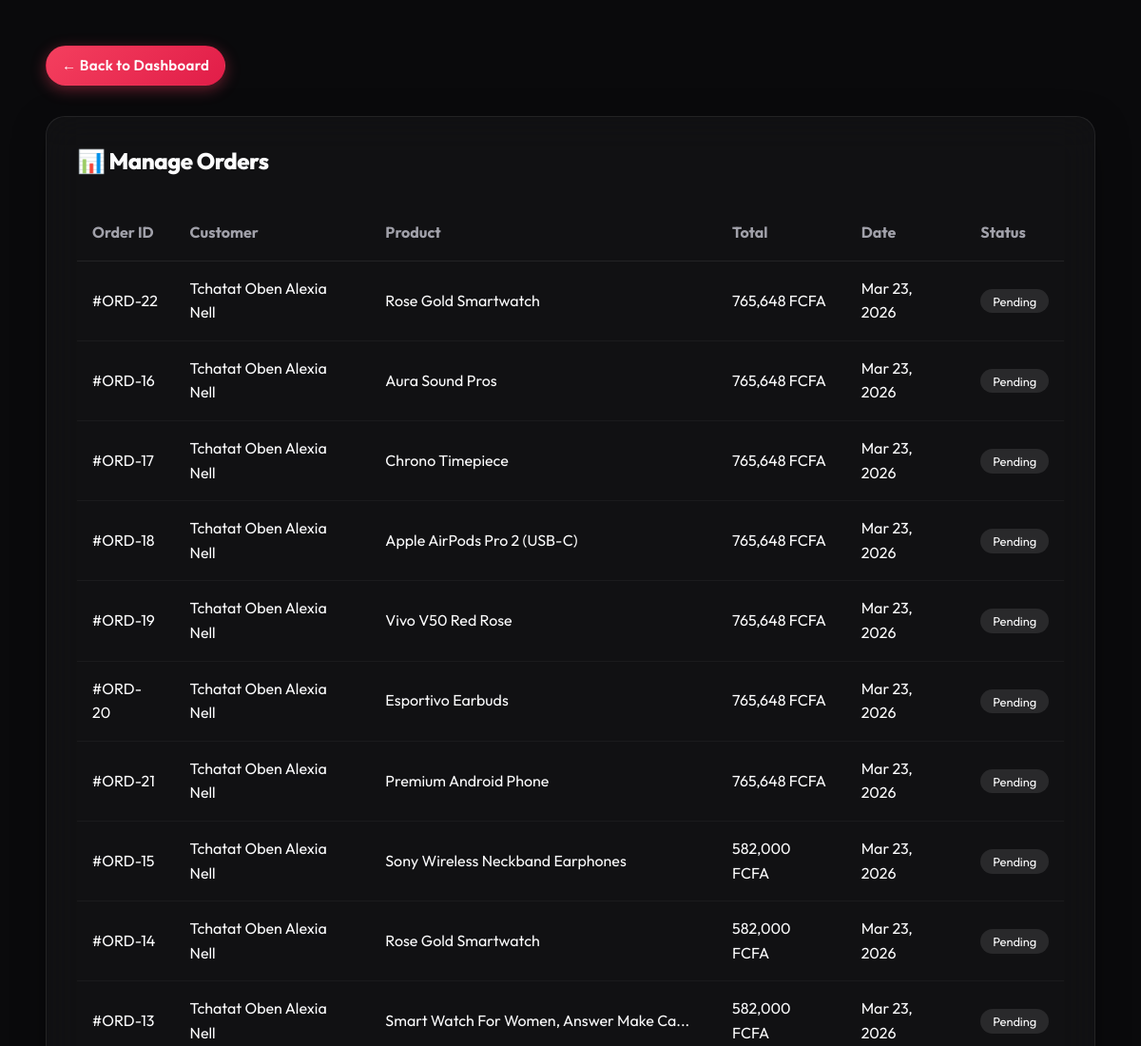
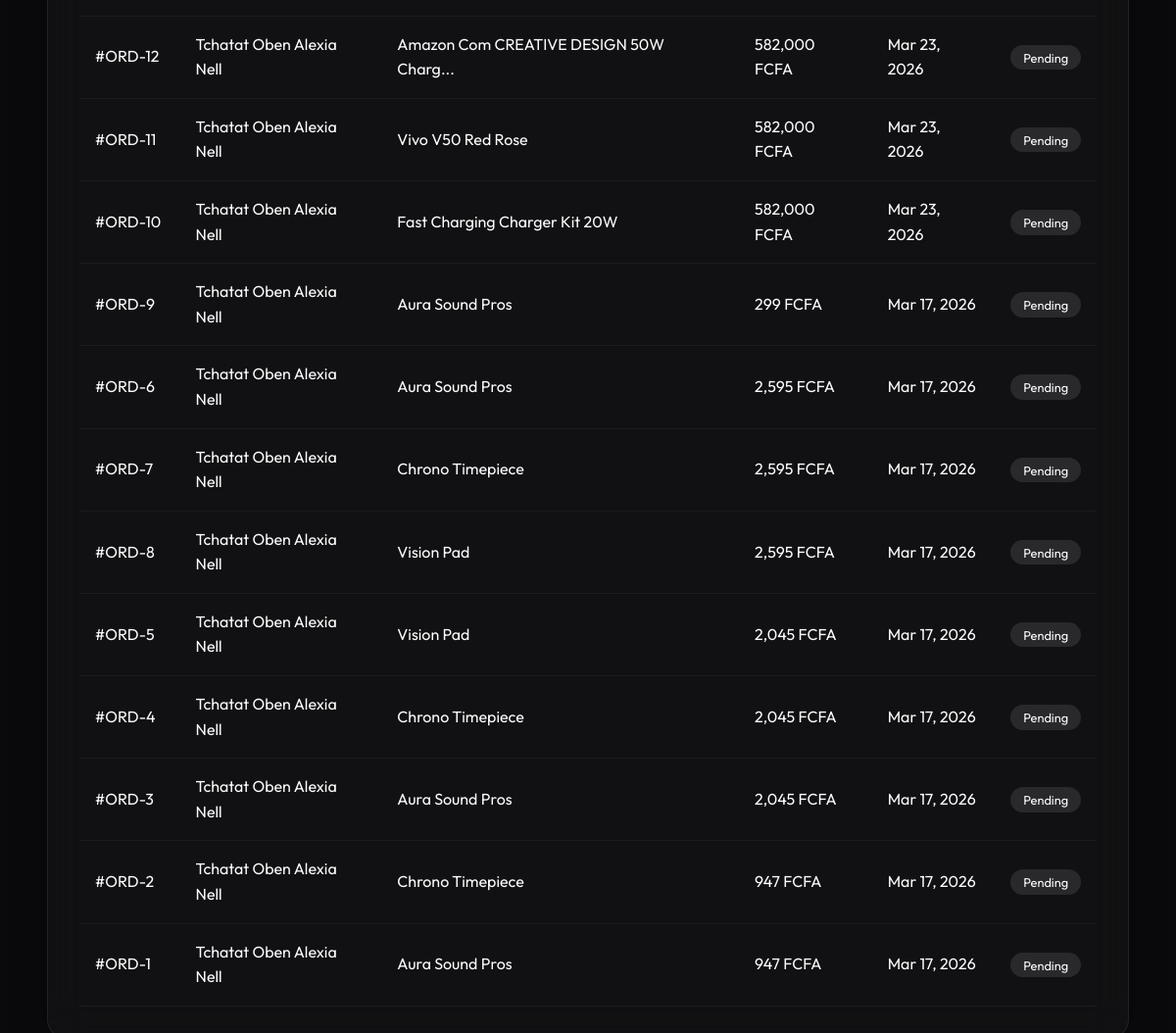
The page /Pages/orders.php (signed in) on the database its author committed (2 pictures, top to bottom).
### tables this page shows
CREATE TABLE `payment` (
  `id` int NOT NULL AUTO_INCREMENT,
  `user_id` int NOT NULL,
  `product_id` int NOT NULL,
  `quantity` int NOT NULL,
  `product_total` decimal(10,2) NOT NULL,
  `total_price` decimal(10,2) NOT NULL,
  `payment_method` enum('Mobile Money','Orange Money','Bank Account') NOT NULL,
  `payment_date` timestamp NULL DEFAULT CURRENT_TIMESTAMP,
  `status` enum('Pending','Processing','Shipped','Delivered','Cancelled') NOT NULL DEFAULT 'Pending',
  PRIMARY KEY (`id`),
  KEY `user_id` (`user_id`),
  KEY `product_id` (`product_id`),
  CONSTRAINT `payment_ibfk_1` FOREIGN KEY (`user_id`) REFERENCES `users` (`id`) ON DELETE CASCADE,
  CONSTRAINT `payment_ibfk_2` FOREIGN KEY (`product_id`) REFERENCES `products` (`id`) ON DELETE CASCADE
);

CREATE TABLE `users` (
  `id` int NOT NULL AUTO_INCREMENT,
  `name` varchar(255) NOT NULL,
  `email` varchar(255) NOT NULL,
  `password` varchar(255) NOT NULL,
  `role` varchar(255) NOT NULL DEFAULT 'client',
  `profile_color` varchar(255) DEFAULT 'linear-gradient(135deg, #f43f5e, #fb7185)',
  PRIMARY KEY (`id`),
  UNIQUE KEY `email` (`email`)
);

CREATE TABLE `products` (
  `id` int NOT NULL AUTO_INCREMENT,
  `name` varchar(255) NOT NULL,
  `description` text NOT NULL,
  `price` decimal(10,2) NOT NULL,
  `quantity` int NOT NULL DEFAULT '0',
  `image_path` varchar(500) DEFAULT NULL,
  `category_id` int DEFAULT '1',
  PRIMARY KEY (`id`),
  KEY `fk_prod_cat` (`category_id`),
  CONSTRAINT `fk_prod_cat` FOREIGN KEY (`category_id`) REFERENCES `categories` (`id`) ON DELETE SET NULL
);

### Pages/orders.php (the view, shortened to what this page needs)
<?php
include '../Database/connection.php';
$orders_query = "SELECT p.id as order_id, u.name as customer, pr.name as product, p.total_price, p.status, p.payment_date
                 FROM PAYMENT p
                 JOIN USERS u ON p.user_id = u.id
                 JOIN PRODUCTS pr ON p.product_id = pr.id
                 ORDER BY p.payment_date DESC";
$orders_res = mysqli_query($conn, $orders_query);
$orders = $orders_res ? mysqli_fetch_all($orders_res, MYSQLI_ASSOC) : [];
?>
<!DOCTYPE html>
<html lang="en">
<head>
    <link rel="stylesheet" href="styles.css">
</head>
<body class="dashboard-body">
    <div style="margin-bottom: 2rem;">
        <a href="dashboard.php" class="btn btn-primary" style="padding: 0.5rem 1rem; text-decoration: none;">← Back to Dashboard</a>
    </div>
    <div class="panel-card glass">
        <h2><span class="icon">📊</span> Manage Orders</h2>
        <table class="data-table">
            <thead>
                <tr>
                    <th>Order ID</th>
                    <th>Customer</th>
                    <th>Product</th>
                    <th>Total</th>
                    <th>Date</th>
                    <th>Status</th>
                </tr>
            </thead>
            <tbody>
                <?php foreach ($orders as $o): ?>
                <tr>
                    <td>#ORD-<?php echo $o['order_id']; ?></td>
                    <td><?php echo htmlspecialchars($o['customer']); ?></td>
                    <td><?php echo htmlspecialchars($o['product']); ?></td>
                    <td><?php echo number_format($o['total_price'], 0, '.', ','); ?> FCFA</td>
                    <td><?php echo date('M d, Y', strtotime($o['payment_date'])); ?></td>
                    <td><span style="padding: 0.3rem 0.8rem; border-radius: 20px; font-size: 0.8rem; background: rgba(255,255,255,0.1);"><?php echo htmlspecialchars($o['status']); ?></span></td>
                </tr>
                <?php endforeach; ?>
            </tbody>
        </table>
    </div>
</body>
</html>

### Pages/styles.css (style rules this page uses)
:root { --bg-main: #0a0a0c; --surface-dark: #121318; --surface-glass: rgba(255, 255, 255, 0.03); --surface-border: rgba(255, 255, 255, 0.08); --primary: #f43f5e; --primary-hover: #e11d48; --accent: #f59e0b; --accent-glow: rgba(244, 63, 94, 0.4); --text-main: #fcfcfd; --text-muted: #a1a1aa; --surface-dark: #09090b; --transition-fast: 0.2s cubic-bezier(0.4, 0, 0.2, 1); --profile-accent: linear-gradient(135deg, #f43f5e, #fb7185); --transition-smooth: 0.5s cubic-bezier(0.16, 1, 0.3, 1); }
* { margin: 0; padding: 0; box-sizing: border-box; }
body { font-family: 'Outfit', sans-serif; background-color: var(--bg-main); color: var(--text-main); min-height: 100vh; overflow-x: hidden; line-height: 1.6; }
h1, h2, h3, h4 { font-weight: 800; line-height: 1.2; letter-spacing: -0.02em; }
a { text-decoration: none; color: inherit; }
.glass { background: var(--surface-glass); backdrop-filter: blur(20px); -webkit-backdrop-filter: blur(20px); border: 1px solid var(--surface-border); box-shadow: 0 10px 40px -10px rgba(0,0,0,0.5); }
.btn { display: inline-flex; align-items: center; justify-content: center; padding: 0.75rem 1.75rem; border-radius: 50px; font-weight: 600; font-size: 0.95rem; cursor: pointer; transition: all var(--transition-fast); border: 1px solid transparent; letter-spacing: 0.02em; }
.btn-primary { background: linear-gradient(135deg, var(--primary), #e11d48); color: #fff; box-shadow: 0 4px 15px var(--accent-glow); }

### rows shown on the page
payment: id "22", user.name "Tchatat Oben Alexia Nell", product.name "Rose Gold Smartwatch", total_price "765,648", payment_date "Mar 23, 2026", status "Pending"
payment: id "16", user.name "Tchatat Oben Alexia Nell", product.name "Aura Sound Pros", total_price "765,648", payment_date "Mar 23, 2026", status "Pending"
payment: id "17", user.name "Tchatat Oben Alexia Nell", product.name "Chrono Timepiece", total_price "765,648", payment_date "Mar 23, 2026", status "Pending"
payment: id "18", user.name "Tchatat Oben Alexia Nell", product.name "Apple AirPods Pro 2 (USB-C)", total_price "765,648", payment_date "Mar 23, 2026", status "Pending"
payment: id "19", user.name "Tchatat Oben Alexia Nell", product.name "Vivo V50 Red Rose", total_price "765,648", payment_date "Mar 23, 2026", status "Pending"
payment: id "20", user.name "Tchatat Oben Alexia Nell", product.name "Esportivo Earbuds", total_price "765,648", payment_date "Mar 23, 2026", status "Pending"
payment: id "21", user.name "Tchatat Oben Alexia Nell", product.name "Premium Android Phone", total_price "765,648", payment_date "Mar 23, 2026", status "Pending"
payment: id "15", user.name "Tchatat Oben Alexia Nell", product.name "Sony Wireless Neckband Earphones", total_price "582,000", payment_date "Mar 23, 2026", status "Pending"
payment: id "14", user.name "Tchatat Oben Alexia Nell", product.name "Rose Gold Smartwatch", total_price "582,000", payment_date "Mar 23, 2026", status "Pending"
payment: id "13", user.name "Tchatat Oben Alexia Nell", product.name "Smart Watch For Women, Answer Make Ca...", total_price "582,000", payment_date "Mar 23, 2026", status "Pending"
payment: id "12", user.name "Tchatat Oben Alexia Nell", product.name "Amazon Com CREATIVE DESIGN 50W Charg...", total_price "582,000", payment_date "Mar 23, 2026", status "Pending"
payment: id "11", user.name "Tchatat Oben Alexia Nell", product.name "Vivo V50 Red Rose", total_price "582,000", payment_date "Mar 23, 2026", status "Pending"
payment: id "10", user.name "Tchatat Oben Alexia Nell", product.name "Fast Charging Charger Kit 20W", total_price "582,000", payment_date "Mar 23, 2026", status "Pending"
payment: id "9", user.name "Tchatat Oben Alexia Nell", product.name "Aura Sound Pros", total_price "299", payment_date "Mar 17, 2026", status "Pending"
payment: id "6", user.name "Tchatat Oben Alexia Nell", product.name "Aura Sound Pros", total_price "2,595", payment_date "Mar 17, 2026", status "Pending"
payment: id "7", user.name "Tchatat Oben Alexia Nell", product.name "Chrono Timepiece", total_price "2,595", payment_date "Mar 17, 2026", status "Pending"
payment: id "8", user.name "Tchatat Oben Alexia Nell", product.name "Vision Pad", total_price "2,595", payment_date "Mar 17, 2026", status "Pending"
payment: id "5", user.name "Tchatat Oben Alexia Nell", product.name "Vision Pad", total_price "2,045", payment_date "Mar 17, 2026", status "Pending"
payment: id "4", user.name "Tchatat Oben Alexia Nell", product.name "Chrono Timepiece", total_price "2,045", payment_date "Mar 17, 2026", status "Pending"
payment: id "3", user.name "Tchatat Oben Alexia Nell", product.name "Aura Sound Pros", total_price "2,045", payment_date "Mar 17, 2026", status "Pending"
payment: id "2", user.name "Tchatat Oben Alexia Nell", product.name "Chrono Timepiece", total_price "947", payment_date "Mar 17, 2026", status "Pending"
payment: id "1", user.name "Tchatat Oben Alexia Nell", product.name "Aura Sound Pros", total_price "947", payment_date "Mar 17, 2026", status "Pending"
